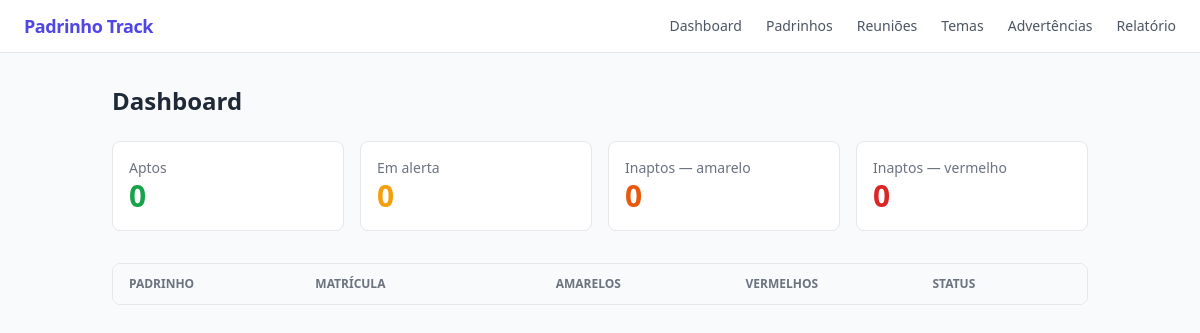
Before: / with the older database file.
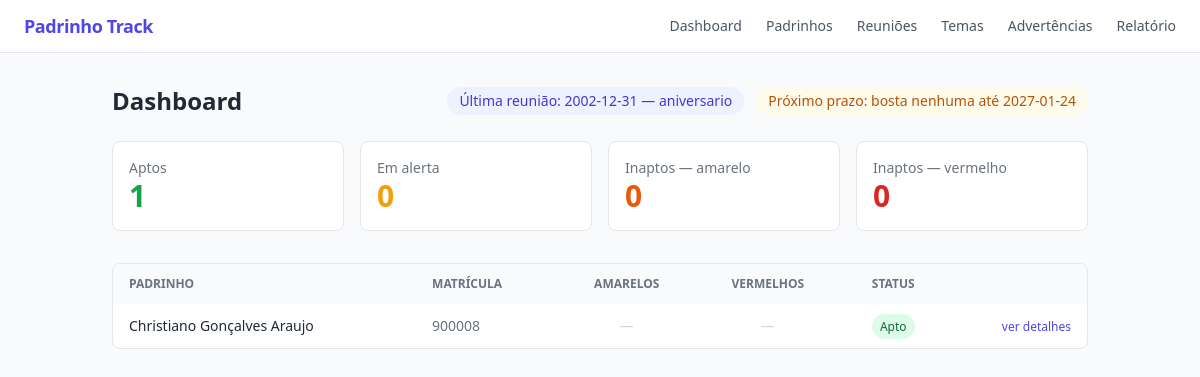
After: the same page with the newer database file.
### tables this page shows
CREATE TABLE reunioes (
        id          INTEGER PRIMARY KEY AUTOINCREMENT,
        data        TEXT NOT NULL,
        tema        TEXT,
        descricao   TEXT
    );

CREATE TABLE temas (
        id           INTEGER PRIMARY KEY AUTOINCREMENT,
        titulo       TEXT NOT NULL,
        data_limite  TEXT NOT NULL,
        padrinho_id  INTEGER NOT NULL,
        entregue     INTEGER DEFAULT 0,
        data_entrega TEXT,
        FOREIGN KEY (padrinho_id) REFERENCES padrinhos(id)
    );

CREATE TABLE padrinhos (
        id          INTEGER PRIMARY KEY AUTOINCREMENT,
        nome        TEXT NOT NULL,
        matricula   TEXT UNIQUE NOT NULL,
        email       TEXT,
        ativo       INTEGER DEFAULT 1
    );

### app.py (the view)
@app.route("/")
def dashboard():
    padrinhos = get_todos_padrinhos()
    dados = []
    for p in padrinhos:
        status = calcular_status(p["id"])
        dados.append({"padrinho": p, **status})
    conn = get_conn()
    proxima_reuniao = conn.execute(
        "SELECT * FROM reunioes ORDER BY data DESC LIMIT 1"
    ).fetchone()
    proximo_tema = conn.execute(
        "SELECT * FROM temas WHERE entregue = 0 ORDER BY data_limite ASC LIMIT 1"
    ).fetchone()
    conn.close()
    return render_template("dashboard.html",
        dados=dados,
        proxima_reuniao=proxima_reuniao,
        proximo_tema=proximo_tema
    )

### app.py (called while the page is built)
@app.before_request
def setup():
    init_db()

### database.py (called while the page is built)
def get_conn():
    conn = sqlite3.connect(DB_PATH)
    conn.row_factory = sqlite3.Row
    conn.execute("PRAGMA foreign_keys = ON")
    return conn

### models.py (called while the page is built)
def get_todos_padrinhos():
    conn = get_conn()
    padrinhos = conn.execute(
        "SELECT * FROM padrinhos WHERE ativo = 1 ORDER BY nome"
    ).fetchall()
    conn.close()
    return padrinhos

def calcular_status(padrinho_id):
    conn = get_conn()
    amarelos = conn.execute(
        "SELECT COUNT(*) FROM advertencias WHERE padrinho_id = ? AND tipo = 'amarelo'",
        (padrinho_id,)
    ).fetchone()[0]
    vermelhos = conn.execute(
        "SELECT COUNT(*) FROM advertencias WHERE padrinho_id = ? AND tipo = 'vermelho'",
        (padrinho_id,)
    ).fetchone()[0]
    conn.close()
    if vermelhos >= 1:
        return {"status": "inapto_vermelho", "amarelos": amarelos, "vermelhos": vermelhos}
    if amarelos >= 2:
        return {"status": "inapto_amarelo", "amarelos": amarelos, "vermelhos": vermelhos}
    if amarelos == 1:
        return {"status": "alerta", "amarelos": amarelos, "vermelhos": vermelhos}
    return {"status": "apto", "amarelos": 0, "vermelhos": 0}

### templates/dashboard.html (shortened to what this page needs)
{% extends "base.html" %}
{% block content %}
<div class="flex items-center justify-between mb-6">
  <h1 class="text-2xl font-semibold text-gray-800">Dashboard</h1>
  <div class="flex gap-3 text-sm">
    {% if proxima_reuniao %}
      <span class="bg-indigo-50 text-indigo-700 px-3 py-1 rounded-full">
        Última reunião: {{ proxima_reuniao["data"] }} — {{ proxima_reuniao["tema"] or "sem tema" }}
      </span>
    {% endif %}
    {% if proximo_tema %}
      <span class="bg-amber-50 text-amber-700 px-3 py-1 rounded-full">
        Próximo prazo: {{ proximo_tema["titulo"] }} até {{ proximo_tema["data_limite"] }}
      </span>
    {% endif %}
  </div>
</div>
<div class="grid grid-cols-4 gap-4 mb-8">
  {% set aptos         = dados | selectattr("status", "eq", "apto")           | list %}
  {% set alertas       = dados | selectattr("status", "eq", "alerta")         | list %}
  {% set inapto_am     = dados | selectattr("status", "eq", "inapto_amarelo") | list %}
  {% set inapto_verm   = dados | selectattr("status", "eq", "inapto_vermelho")| list %}
  <div class="bg-white rounded-lg border border-gray-200 p-4">
    <p class="text-sm text-gray-500">Aptos</p>
    <p class="text-3xl font-semibold text-green-600">{{ aptos | length }}</p>
  </div>
  <div class="bg-white rounded-lg border border-gray-200 p-4">
    <p class="text-sm text-gray-500">Em alerta</p>
    <p class="text-3xl font-semibold text-amber-500">{{ alertas | length }}</p>
  </div>
  <div class="bg-white rounded-lg border border-gray-200 p-4">
    <p class="text-sm text-gray-500">Inaptos — amarelo</p>
    <p class="text-3xl font-semibold text-orange-600">{{ inapto_am | length }}</p>
  </div>
  <div class="bg-white rounded-lg border border-gray-200 p-4">
    <p class="text-sm text-gray-500">Inaptos — vermelho</p>
    <p class="text-3xl font-semibold text-red-600">{{ inapto_verm | length }}</p>
  </div>
</div>
<div class="bg-white rounded-lg border border-gray-200 overflow-hidden">
  <table class="w-full text-sm">
    <thead class="bg-gray-50 text-gray-500 uppercase text-xs">
      <tr>
        <th class="px-4 py-3 text-left">Padrinho</th>
        <th class="px-4 py-3 text-left">Matrícula</th>
        <th class="px-4 py-3 text-center">Amarelos</th>
        <th class="px-4 py-3 text-center">Vermelhos</th>
        <th class="px-4 py-3 text-center">Status</th>
        <th class="px-4 py-3"></th>
      </tr>
    </thead>
    <tbody class="divide-y divide-gray-100">
      {% for d in dados %}
      <tr class="hover:bg-gray-50 transition">
        <td class="px-4 py-3 font-medium">{{ d.padrinho["nome"] }}</td>
        <td class="px-4 py-3 text-gray-500">{{ d.padrinho["matricula"] }}</td>
        <td class="px-4 py-3 text-center">
          {% if d.amarelos > 0 %}
            <span class="bg-amber-100 text-amber-800 px-2 py-0.5 rounded-full font-medium">
              {{ d.amarelos }}
            </span>
          {% else %}
            <span class="text-gray-300">—</span>
          {% endif %}
        </td>
        <td class="px-4 py-3 text-center">
          {% if d.vermelhos > 0 %}
            <span class="bg-red-100 text-red-800 px-2 py-0.5 rounded-full font-medium">
              {{ d.vermelhos }}
            </span>
          {% else %}
            <span class="text-gray-300">—</span>
          {% endif %}
        </td>
        <td class="px-4 py-3 text-center">
          {% if d.status == "apto" %}
            <span class="bg-green-100 text-green-800 px-2 py-1 rounded-full text-xs font-medium">Apto</span>
          {% elif d.status == "alerta" %}
            <span class="bg-amber-100 text-amber-800 px-2 py-1 rounded-full text-xs font-medium">Alerta</span>
          {% elif d.status == "inapto_amarelo" %}
            <span class="bg-orange-100 text-orange-800 px-2 py-1 rounded-full text-xs font-medium">Inapto</span>
          {% elif d.status == "inapto_vermelho" %}
            <span class="bg-red-100 text-red-800 px-2 py-1 rounded-full text-xs font-medium">Inapto</span>
          {% endif %}
        </td>
        <td class="px-4 py-3 text-right">
          <a href="/padrinhos/{{ d.padrinho['id'] }}"
             class="text-indigo-600 hover:underline text-xs">ver detalhes</a>
        </td>
      </tr>
      {% endfor %}
    </tbody>
  </table>
</div>
{% endblock %}

### templates/base.html (shortened to what this page needs)
<!DOCTYPE html>
<html lang="pt-BR">
<head>
  <script src="https://cdn.tailwindcss.com"></script>
</head>
<body class="bg-gray-50 text-gray-800 min-h-screen">
  <nav class="bg-white border-b border-gray-200 px-6 py-3 flex items-center justify-between">
    <a href="/" class="text-lg font-semibold text-indigo-600 tracking-tight">
      Padrinho Track
    </a>
    <div class="flex gap-6 text-sm text-gray-600">
      <a href="/"               class="hover:text-indigo-600 transition">Dashboard</a>
      <a href="/padrinhos"      class="hover:text-indigo-600 transition">Padrinhos</a>
      <a href="/reunioes"       class="hover:text-indigo-600 transition">Reuniões</a>
      <a href="/temas"          class="hover:text-indigo-600 transition">Temas</a>
      <a href="/advertencias"   class="hover:text-indigo-600 transition">Advertências</a>
      <a href="/relatorio"      class="hover:text-indigo-600 transition">Relatório</a>
    </div>
  </nav>
  <main class="max-w-5xl mx-auto px-6 py-8">
    {% block content %}{% endblock %}
  </main>
</body>
</html>

Changed rows visible on the page:
added reunioes: data "2002-12-31", tema "aniversario"
added temas: titulo "bosta nenhuma", data_limite "2027-01-24"
added padrinhos: padrinho.nome "Christiano Gonçalves Araujo", padrinho.matricula "900008"
Other visible differences:
{{ aptos | length }}: "0" → "1"
text now shown: "Última reunião: — Próximo prazo: até"
new list line: "— — Apto ver detalhes"
